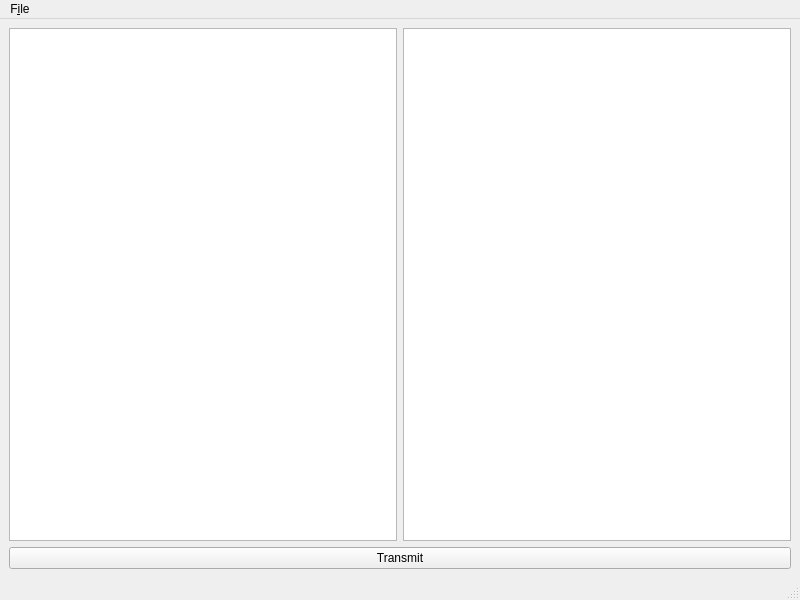
<?xml version="1.0" encoding="UTF-8"?>
<ui version="4.0">
 <class>MainWindow</class>
 <widget class="QMainWindow" name="MainWindow">
  <property name="geometry">
   <rect>
    <x>0</x>
    <y>0</y>
    <width>800</width>
    <height>600</height>
   </rect>
  </property>
  <property name="windowTitle">
   <string>MainWindow</string>
  </property>
  <widget class="QWidget" name="centralwidget">
   <layout class="QGridLayout" name="gridLayout">
    <item row="0" column="1">
     <widget class="QTextEdit" name="textEdit_2"/>
    </item>
    <item row="0" column="0">
     <widget class="QTextEdit" name="textEdit"/>
    </item>
    <item row="1" column="0" colspan="2">
     <widget class="QPushButton" name="pushButton">
      <property name="text">
       <string>Transmit</string>
      </property>
     </widget>
    </item>
   </layout>
  </widget>
  <widget class="QStatusBar" name="statusbar"/>
  <widget class="QMenuBar" name="menubar">
   <property name="geometry">
    <rect>
     <x>0</x>
     <y>0</y>
     <width>800</width>
     <height>30</height>
    </rect>
   </property>
   <widget class="QMenu" name="menuFile">
    <property name="title">
     <string>F&amp;ile</string>
    </property>
   </widget>
   <addaction name="menuFile"/>
  </widget>
 </widget>
 <resources/>
 <connections/>
</ui>
